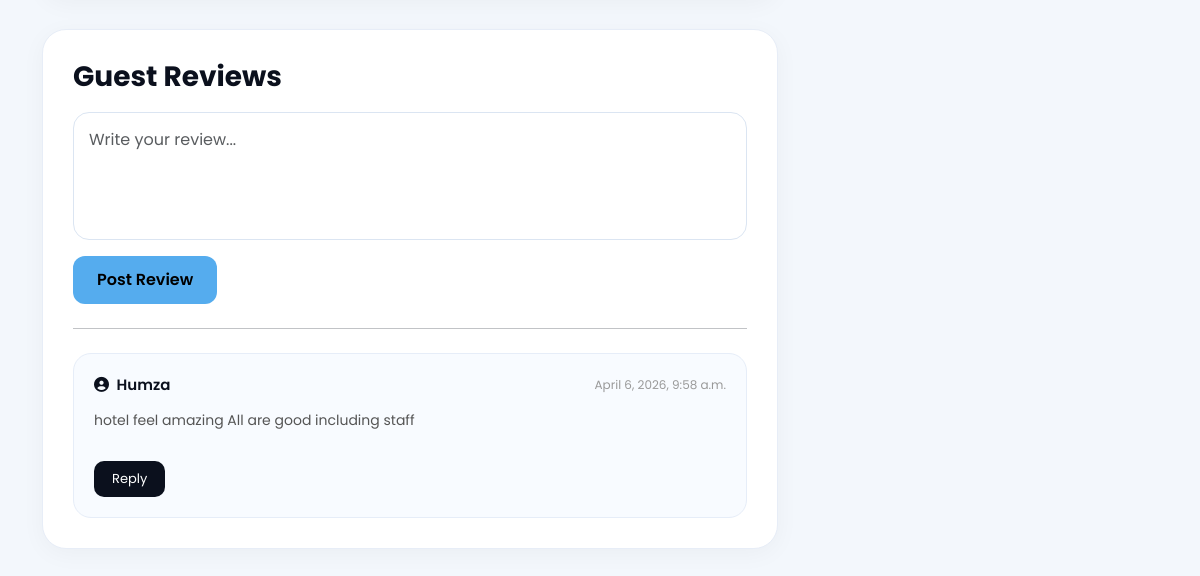
/members/hotel/12/ (signed in, lower part), run on an earlier commit of the app's database.
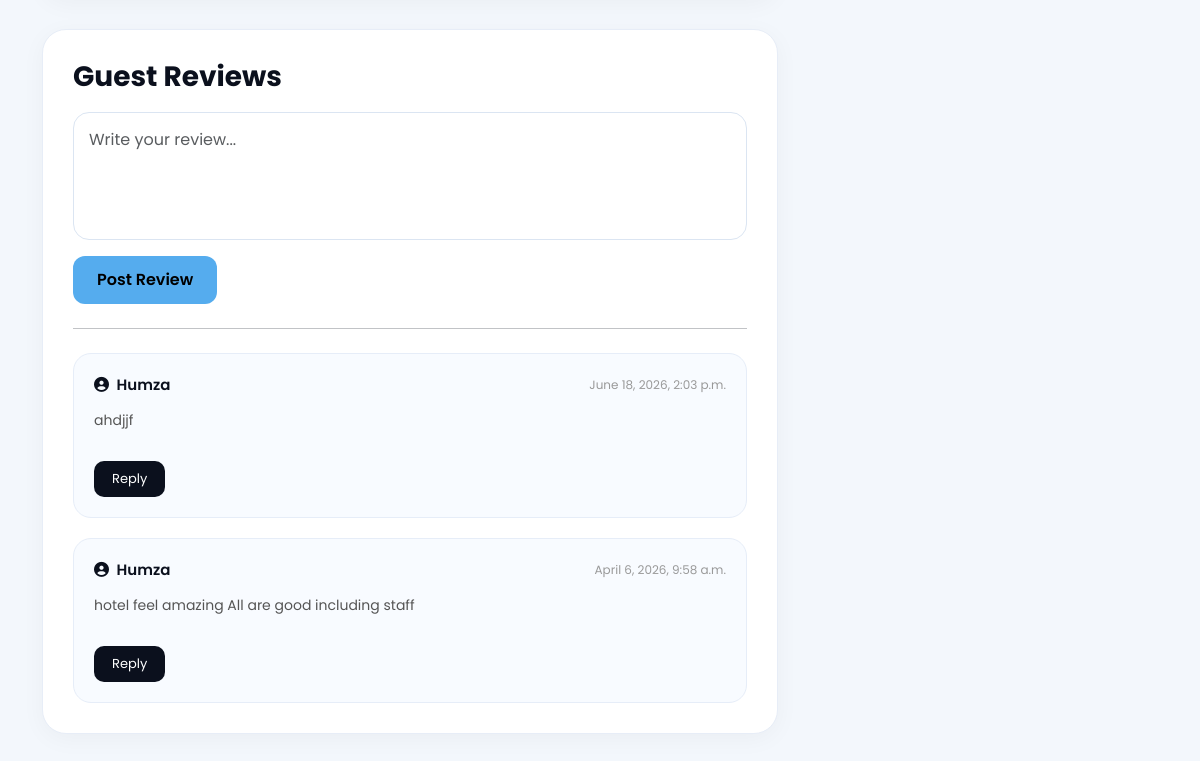
And on a later commit of the database.
### members/models.py (models this page shows, shortened)
class HotelComment(models.Model):
    user = models.ForeignKey(User, on_delete=models.CASCADE)
    hotel = models.ForeignKey('Hotel', on_delete=models.CASCADE, related_name="comments")
    parent = models.ForeignKey('self', null=True, blank=True, on_delete=models.CASCADE, related_name="replies")
    content = models.TextField()
    created_at = models.DateTimeField(auto_now_add=True)

### members/views.py (the view)
# urls.py: path("hotel/<int:id>/", views.hotel_detail, name="hotel_detail"),
def hotel_detail(request, id):
    hotel = get_object_or_404(Hotel, id=id)
    comments = HotelComment.objects.filter(hotel=hotel, parent__isnull=True).order_by('-created_at')
    return render(request, "members/hotel_detail.html", {"hotel": hotel, "comments": comments})

### members/templates/members/hotel_detail.html (shortened to what this page needs)
{% load static %}
<!DOCTYPE html>
<html lang="en">
<head>
<link href="https://cdn.jsdelivr.net/npm/bootstrap@5.3.2/dist/css/bootstrap.min.css" rel="stylesheet">
<link rel="stylesheet"
href="https://cdnjs.cloudflare.com/ajax/libs/font-awesome/6.5.0/css/all.min.css">
</head>
<body>
<div class="container hotel-wrapper">
<div class="row g-4">
<div class="col-lg-8">
<div class="section-box">
<h3 class="section-title">
Guest Reviews
</h3>
{% if user.is_authenticated %}
<form action="{% url 'add_comment' hotel.id %}"
method="POST">
<textarea
name="content"
rows="4"
class="form-control review-input mb-3"
placeholder="Write your review..."
required></textarea>
<button type="submit"
class="comment-btn">
Post Review
</button>
</form>
<hr class="my-4">
{% else %}
<div class="alert alert-warning">
Please login to write reviews.
</div>
{% endif %}
{% for comment in comments %}
<div class="comment-card">
<div class="d-flex justify-content-between align-items-center">
<div class="comment-user">
<i class="fa fa-user-circle me-1"></i>
{{ comment.user.first_name }}
</div>
<div class="comment-time">
{{ comment.created_at }}
</div>
</div>
<p class="comment-text">
{{ comment.content }}
</p>
{% if user.is_authenticated %}
<button
class="reply-btn"
onclick="toggleReply('{{ comment.id }}')">
Reply
</button>
{% endif %}
</div>
{% empty %}
<p>No reviews available.</p>
{% endfor %}
</div>
</div>
<div class="col-lg-4">
</div>
</div>
</div>
</body>
</html>

What changed in the data, as far as the page shows it:
added HotelComment: user.first_name "Humza", created_at "June 18, 2026, 2:03 p.m.", content "ahdjjf"
